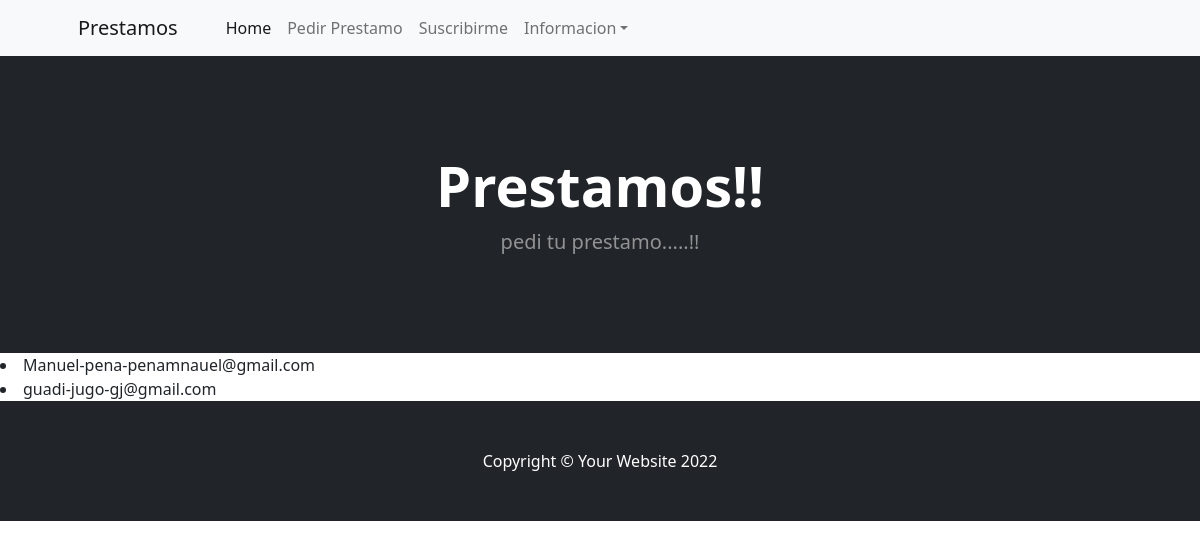
Page /App1/leerSusc/ on the earlier database version.
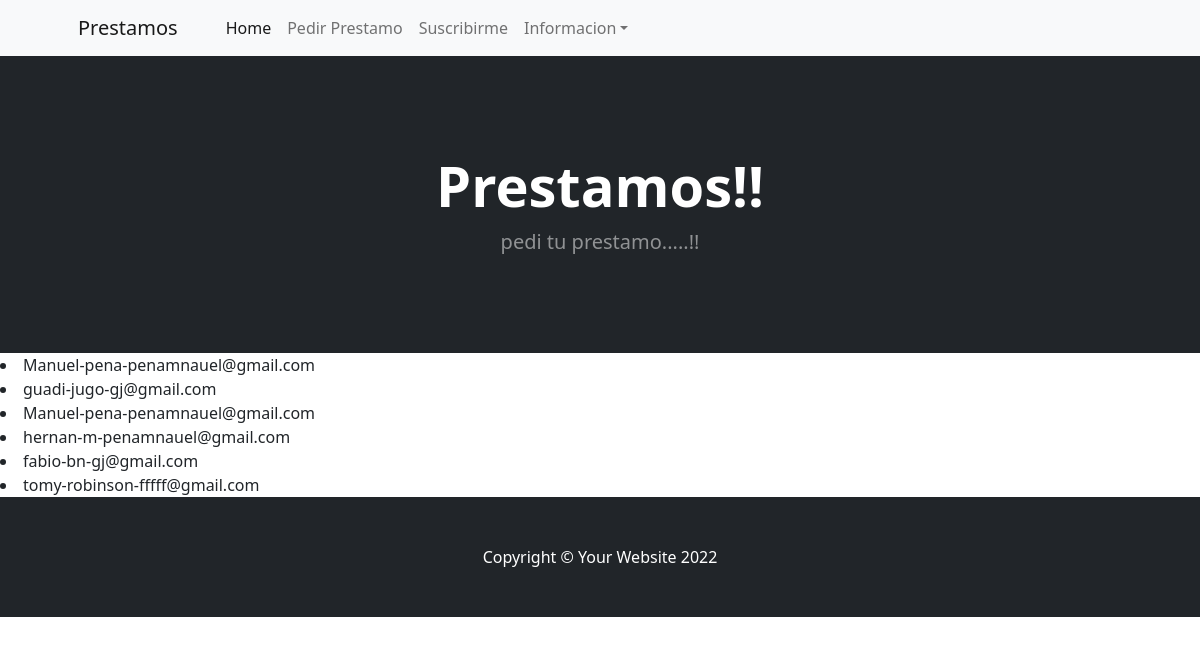
Same page on the later database version.
### App1/models.py (models this page shows)
class Suscripcion(models.Model):
    nombreSuscripcion = models.CharField(max_length=40)
    apellidoSuscripcion = models.CharField(max_length=40)
    emailSuscripcion = models.EmailField()
    contraSuscripcion = models.CharField(max_length=40, blank=True)
    def __str__(self):
        return self.nombreSuscripcion + "-" + self.apellidoSuscripcion + "-" + self.emailSuscripcion

### App1/views.py (the view)
# urls.py: path('leerSusc/', leerSuscriptores),
def leerSuscriptores(request):
    suscriptores= Suscripcion.objects.all()
    contexto={'suscriptores':suscriptores}
    return render(request, 'App1/leerSuscriptores.html', contexto)

### templates/App1/leerSuscriptores.html (shortened to what this page needs)
{% extends 'index.html' %}
{% block inicio %}
{% for p in suscriptores%}
    <li>{{p}}</li>
{% endfor %}
{% endblock inicio %}

### templates/index.html (shortened to what this page needs)
<!DOCTYPE html>
<html lang="en">
    <head>
        {% load static %}
        <link href=" https://cdn.jsdelivr.net/npm/bootstrap-icons@1.5.0/font/bootstrap-icons.css" rel="stylesheet" />
        <link href="{% static 'css/styles.css' %}" rel="stylesheet" />
    </head>
    <body>
        <nav class="navbar navbar-expand-lg navbar-light bg-light">
            <div class="container px-4 px-lg-5">
                <a class="navbar-brand" href="#!">Prestamos</a>
                <div class="collapse navbar-collapse" id="navbarSupportedContent">
                    <ul class="navbar-nav me-auto mb-2 mb-lg-0 ms-lg-4">
                        <li class="nav-item"><a class="nav-link active" aria-current="page" href="/App1">Home</a></li>
                        <li class="nav-item"><a class="nav-link" href="/App1/prestamo">Pedir Prestamo</a></li>
                        <li class="nav-item"><a class="nav-link" href="/App1/suscripcion">Suscribirme</a></li>
                        <li class="nav-item dropdown">
                            <a class="nav-link dropdown-toggle" id="navbarDropdown" href="#" role="button" data-bs-toggle="dropdown" aria-expanded="false">Informacion</a>
                        </li>
                    </ul>
                </div>
            </div>
        </nav>
        <header class="bg-dark py-5">
            <div class="container px-4 px-lg-5 my-5">
                <div class="text-center text-white">
                    {% block tituloPortada %}
                    <h1 class="display-4 fw-bolder">Prestamos!!</h1>
                    <p class="lead fw-normal text-white-50 mb-0">pedi tu prestamo.....!!</p>
                    {% endblock tituloPortada %}
                </div>
            </div>
        </header>
        {% block inicio %}{% endblock inicio %}
        <footer class="py-5 bg-dark">
            <div class="container"><p class="m-0 text-center text-white">Copyright &copy; Your Website 2022</p></div>
        </footer>
    </body>
</html>

Differences in the rows shown:
added Suscripcion: nombreSuscripcion+apellidoSuscripcion+emailSuscripcion "Manuel-pena-penamnauel@gmail.com"
added Suscripcion: nombreSuscripcion+apellidoSuscripcion+emailSuscripcion "hernan-m-penamnauel@gmail.com"
added Suscripcion: nombreSuscripcion+apellidoSuscripcion+emailSuscripcion "fabio-bn-gj@gmail.com"
added Suscripcion: nombreSuscripcion+apellidoSuscripcion+emailSuscripcion "tomy-robinson-fffff@gmail.com"
